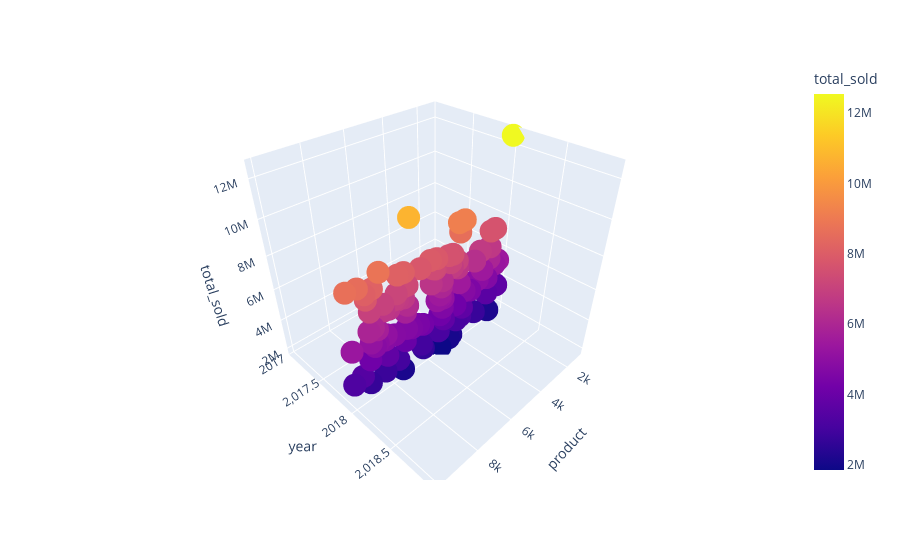

The cell this chart's notebook holds for it:
### Code cell
df = sqlio.read_sql_query(queries.ingresosProducto(2018),engine)
fig = px.scatter_3d(df,x='product',y='year',z='total_sold',color='total_sold')
fig.show()
